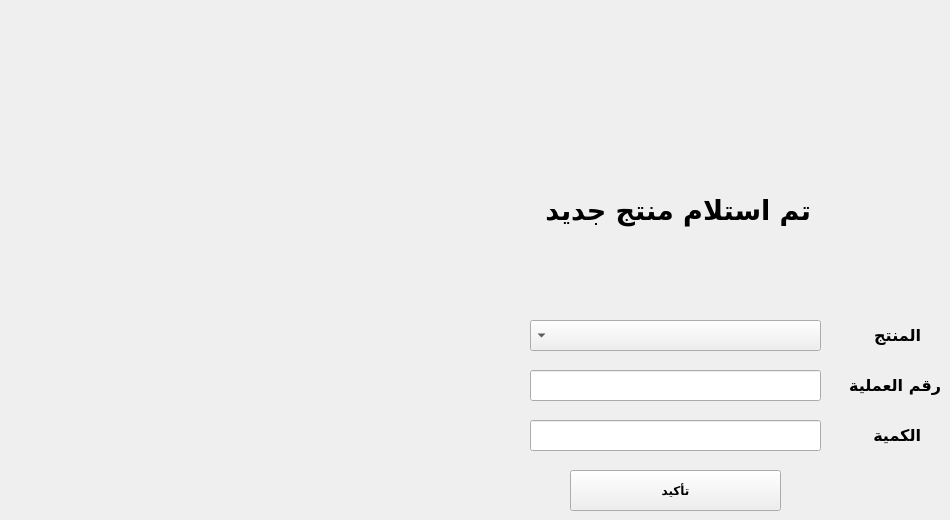
    <widget class="QWidget" name="tab_6">
     <attribute name="title">
      <string>Page</string>
     </attribute>
     <widget class="QLabel" name="label_19">
      <property name="geometry">
       <rect>
        <x>540</x>
        <y>180</y>
        <width>271</width>
        <height>61</height>
       </rect>
      </property>
      <property name="font">
       <font>
        <family>Dubai</family>
        <pointsize>20</pointsize>
        <weight>75</weight>
        <bold>true</bold>
       </font>
      </property>
      <property name="text">
       <string>تم استلام منتج جديد</string>
      </property>
     </widget>
     <widget class="QLineEdit" name="quantityrecEditLine">
      <property name="geometry">
       <rect>
        <x>530</x>
        <y>420</y>
        <width>291</width>
        <height>31</height>
       </rect>
      </property>
     </widget>
     <widget class="QLabel" name="label_20">
      <property name="geometry">
       <rect>
        <x>860</x>
        <y>420</y>
        <width>61</width>
        <height>31</height>
       </rect>
      </property>
      <property name="font">
       <font>
        <family>Dubai</family>
        <pointsize>12</pointsize>
        <weight>75</weight>
        <bold>true</bold>
       </font>
      </property>
      <property name="text">
       <string>الكمية</string>
      </property>
     </widget>
     <widget class="QPushButton" name="pushButtonRecProduct">
      <property name="geometry">
       <rect>
        <x>570</x>
        <y>470</y>
        <width>211</width>
        <height>41</height>
       </rect>
      </property>
      <property name="font">
       <font>
        <family>Dubai</family>
        <pointsize>9</pointsize>
        <weight>75</weight>
        <bold>true</bold>
       </font>
      </property>
      <property name="text">
       <string>تأكيد</string>
      </property>
     </widget>
     <widget class="QComboBox" name="recProductcomboBox">
      <property name="geometry">
       <rect>
        <x>530</x>
        <y>320</y>
        <width>291</width>
        <height>31</height>
       </rect>
      </property>
      <property name="layoutDirection">
       <enum>Qt::RightToLeft</enum>
      </property>
     </widget>
     <widget class="QLabel" name="label_24">
      <property name="geometry">
       <rect>
        <x>860</x>
        <y>320</y>
        <width>61</width>
        <height>31</height>
       </rect>
      </property>
      <property name="font">
       <font>
        <family>Dubai</family>
        <pointsize>12</pointsize>
        <weight>75</weight>
        <bold>true</bold>
       </font>
      </property>
      <property name="text">
       <string>المنتج</string>
      </property>
     </widget>
     <widget class="QLineEdit" name="OperationCodeEditLine_2">
      <property name="geometry">
       <rect>
        <x>530</x>
        <y>370</y>
        <width>291</width>
        <height>31</height>
       </rect>
      </property>
     </widget>
     <widget class="QLabel" name="label_46">
      <property name="geometry">
       <rect>
        <x>840</x>
        <y>370</y>
        <width>101</width>
        <height>31</height>
       </rect>
      </property>
      <property name="font">
       <font>
        <family>Dubai</family>
        <pointsize>12</pointsize>
        <weight>75</weight>
        <bold>true</bold>
       </font>
      </property>
      <property name="text">
       <string>رقم العملية</string>
      </property>
     </widget>
    </widget>
